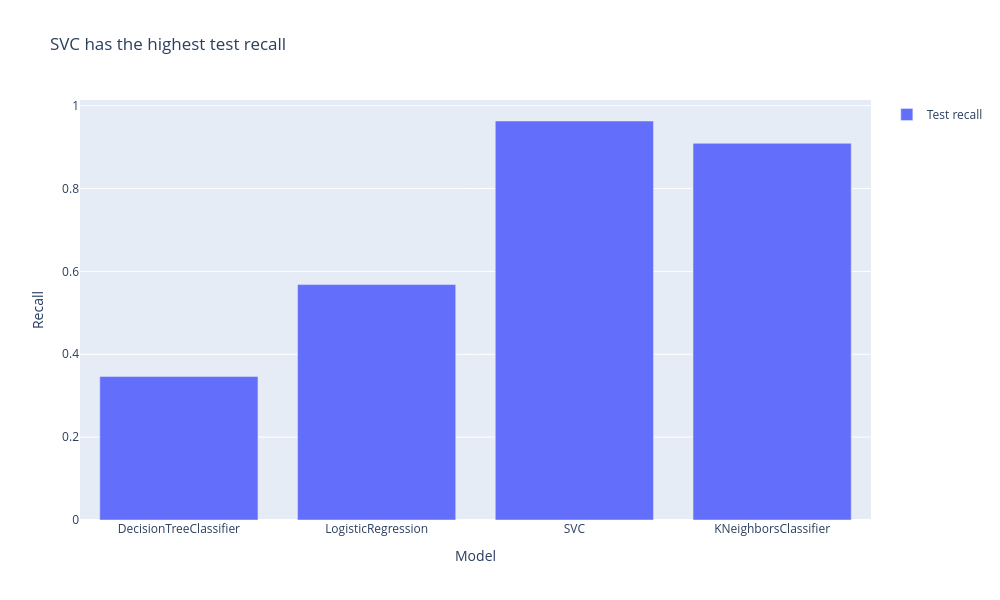

The notebook cell this image was saved under:
### Code cell
fig = go.Figure()
test_bar = go.Bar(x=scores_df["model_name"], y=scores_df["recall"], name="Test recall")
fig.add_trace(test_bar)

fig.update_layout(
    title_text="SVC has the highest test recall",
    xaxis_title="Model",
    yaxis_title="Recall",
    height=600,
    width=1000,
    showlegend=True,
)
fig.show()
fig.write_image("images/recall.png")

### Figure 1 — Plotly figure (JSON) as saved in the notebook; plotly's stock layout.template omitted (floating-point values rounded to 4 significant figures)
{"data": [{"name": "Test recall", "x": ["DecisionTreeClassifier", "LogisticRegression", "SVC", "KNeighborsClassifier"], "y": [0.3462, 0.5682, 0.963, 0.9091], "type": "bar"}], "layout": {"title": {"text": "SVC has the highest test recall"}, "xaxis": {"title": {"text": "Model"}}, "yaxis": {"title": {"text": "Recall"}}, "height": 600, "width": 1000, "showlegend": true}}
